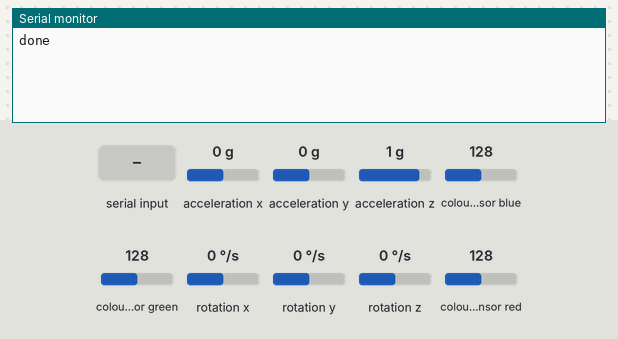
The sketch below on a simulated Arduino Uno, built with avr-gcc and run on an emulated ATmega328P. Shown: the last lines printed to the serial monitor. The inputs (shaded band) are chosen by the test bench; at power-on: acceleration x 0 g, acceleration y 0 g, acceleration z 1 g, colour sensor blue 128, colour sensor green 128, rotation x 0 °/s, rotation y 0 °/s, rotation z 0 °/s, colour sensor red 128.

Above: at 2.2 s.
2.3 s: "c\n" received over Serial
At 3.5 s:
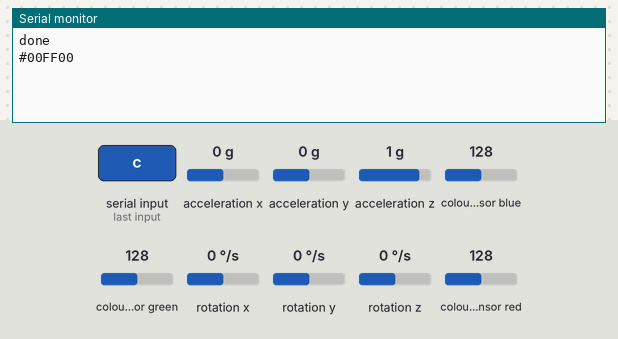
3.8 s: "a\n" received over Serial
At 4.6 s:
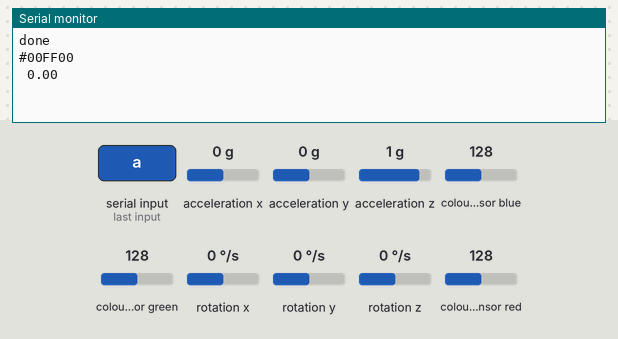

Measured:
- after the input at 2.3 s, the serial monitor: prints a new line at once (image 1)
- after the input at 3.8 s, the serial monitor: prints a new line at once (image 2)

The sketch:

main.ino
```cpp
// get bearing and color data and send over serial

#include <Wire.h>
#include <MPU6050_light.h>
#include <tcs3200.h>

#define num_of_colors 5

// distinctRGB[] array declares calibration values for each declared color in distinctColors[] array
int distinctRGB[num_of_colors][3] = {{40, 37, 125}, {4, 3, 13}, {25, 9, 38}, {13, 21, 50}, {12, 10, 41}};
// distinctColors[] array declares values to be returned from closestColor() function if specified color is recognised
String distinctColors[num_of_colors] = {"#FFFFFF", "#000000", "#FF0000", "#00FF00", "#0000FF"};

int red, green, blue;

MPU6050 mpu(Wire);
tcs3200 tcs(4, 5, 6, 7, 8); // (S0, S1, S2, S3, output pin)
unsigned long timer = 0;
bool transmitData = false;

void setup() {
    Serial.begin(115200);
    Wire.begin();

    byte status = mpu.begin();
    while (status != 0) { } // stop everything if could not connect to MPU6050
    // delay(1000);
    mpu.calcOffsets(); // gyro and accelero
    Serial.println("done");
}

void loop() {
    if (millis() - timer > 100) {
      timer = millis();
      mpu.update();
    }
    if (Serial.available() > 0) {
        String command = Serial.readStringUntil('\n');
        command.trim(); // Remove any leading or trailing whitespace
        if (command.equalsIgnoreCase("c")) {
          Serial.println(tcs.closestColor(distinctRGB, distinctColors, num_of_colors));
        } else if (command.equalsIgnoreCase("a")) {
            float angleZ = mpu.getAngleZ();
            if (angleZ >= 0) {
                Serial.print(" ");
            }
            Serial.println(angleZ);
        } else if (command.equalsIgnoreCase("p")) {
          Serial.println("done");
        }
    }

    // if (transmitData) {
    //     mpu.update();
    //     if ((millis() - timer) > 10) { // print data every 10ms
    //         Serial.print("Theta : ");
    //         float angleZ = mpu.getAngleZ();
    //         if (angleZ >= 0) {
    //             Serial.print(" ");
    //         }
    //         Serial.print(angleZ);
    //         timer = millis();
    //     }
    //     Serial.print(" | Color: ");
    //     Serial.print(tcs.closestColor(distinctRGB, distinctColors, num_of_colors));
    //     Serial.print("\n");
    //     // red = tcs.colorRead('r');   //reads color value for red
    //     // green = tcs.colorRead('g');   //reads color value for green
    //     // blue = tcs.colorRead('b');    //reads color value for blue

    //     delay(10);
    // }
}
```
